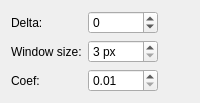
                     <widget class="QWidget" name="page_2">
                      <layout class="QVBoxLayout" name="verticalLayout_25">
                       <item>
                        <layout class="QHBoxLayout" name="horizontalLayout_12">
                         <item>
                          <layout class="QGridLayout" name="gridLayout_11">
                           <item row="0" column="0">
                            <widget class="QLabel" name="sauvolaDeltaLabel">
                             <property name="buddy">
                              <cstring>sauvolaDelta</cstring>
                             </property>
                             <property name="text">
                              <string>Delta:</string>
                             </property>
                            </widget>
                           </item>
                           <item row="0" column="1">
                            <widget class="QDoubleSpinBox" name="sauvolaDelta">
                             <property name="toolTip">
                              <string>Shifts the threshold: positive values make the letters thicker and darker, negative values thinner and lighter. 0 keeps the threshold the method computes.</string>
                             </property>
                             <property name="decimals">
                              <number>0</number>
                             </property>
                             <property name="minimum">
                              <double>-100.0</double>
                             </property>
                             <property name="maximum">
                              <double>100.0</double>
                             </property>
                            </widget>
                           </item>
                           <item row="1" column="0">
                            <widget class="QLabel" name="windowSizeLabel">
                             <property name="buddy">
                              <cstring>sauvolaWindowSize</cstring>
                             </property>
                             <property name="text">
                              <string>Window size:</string>
                             </property>
                            </widget>
                           </item>
                           <item row="1" column="1">
                            <widget class="QSpinBox" name="sauvolaWindowSize">
<property name="suffix">
<string notr="true"> px</string>
</property>
                             <property name="toolTip">
                              <string>The dimensions of a pixel neighborhood to consider.</string>
                             </property>
                             <property name="minimum">
                              <number>3</number>
                             </property>
                             <property name="maximum">
                              <number>9999</number>
                             </property>
                            </widget>
                           </item>
                           <item row="2" column="0">
                            <widget class="QLabel" name="sauvolaCoefLabel">
                             <property name="buddy">
                              <cstring>sauvolaCoef</cstring>
                             </property>
                             <property name="text">
                              <string>Coef:</string>
                             </property>
                            </widget>
                           </item>
                           <item row="2" column="1">
                            <widget class="QDoubleSpinBox" name="sauvolaCoef">
                             <property name="toolTip">
                              <string>Default value is 0.34.</string>
                             </property>
                             <property name="minimum">
                              <double>0.010000000000000</double>
                             </property>
                             <property name="maximum">
                              <double>9.990000000000000</double>
                             </property>
                             <property name="singleStep">
                              <double>0.010000000000000</double>
                             </property>
                            </widget>
                           </item>
                          </layout>
                         </item>
                         <item>
                          <spacer name="horizontalSpacer_19">
                           <property name="orientation">
                            <enum>Qt::Horizontal</enum>
                           </property>
                           <property name="sizeHint" stdset="0">
                            <size>
                             <width>1</width>
                             <height>1</height>
                            </size>
                           </property>
                          </spacer>
                         </item>
                        </layout>
                       </item>
                       <item>
                        <spacer name="verticalSpacer_19">
                         <property name="orientation">
                          <enum>Qt::Vertical</enum>
                         </property>
                         <property name="sizeHint" stdset="0">
                          <size>
                           <width>1</width>
                           <height>0</height>
                          </size>
                         </property>
                        </spacer>
                       </item>
                      </layout>
                     </widget>
